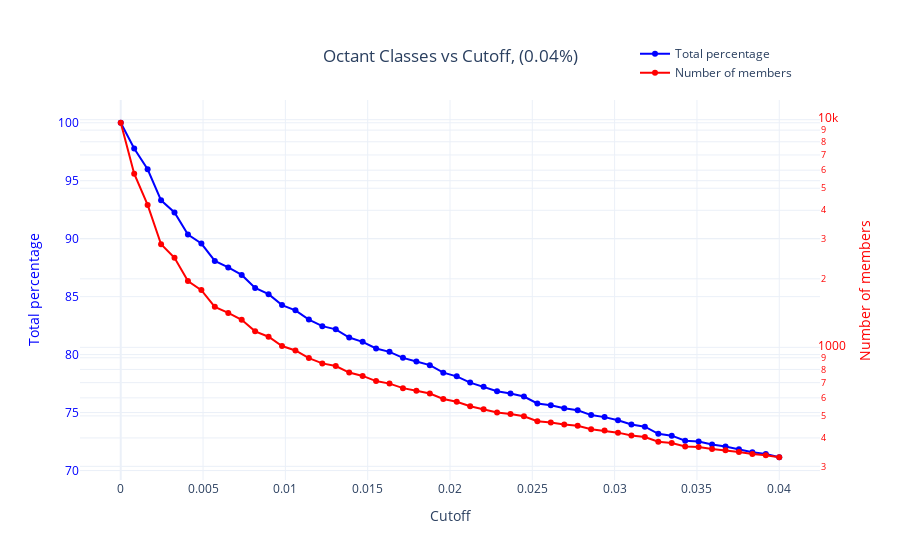

Notebook code cell kept with this figure:
### Markdown cell above
## Class Plotting

### Code cell
pdb.plot_classes_vs_cutoff(0.04, steps=50, base=8, theme="auto", verbose=False)
